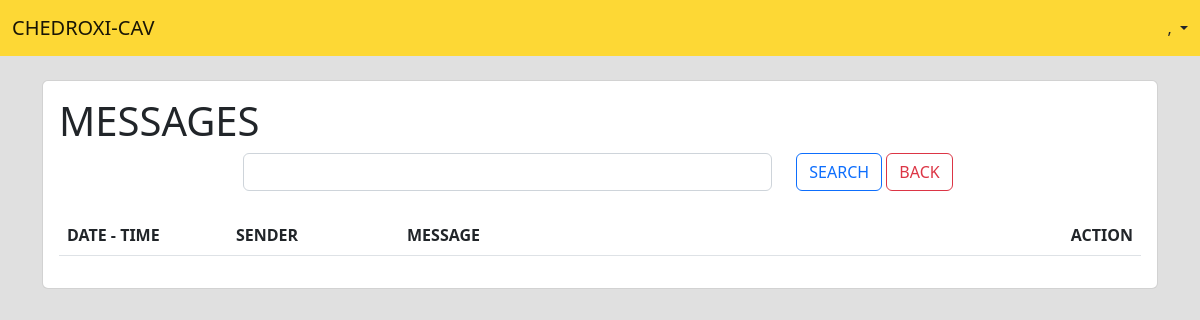
The app's page /pages/admin/pages/viewMessages.php, older data.
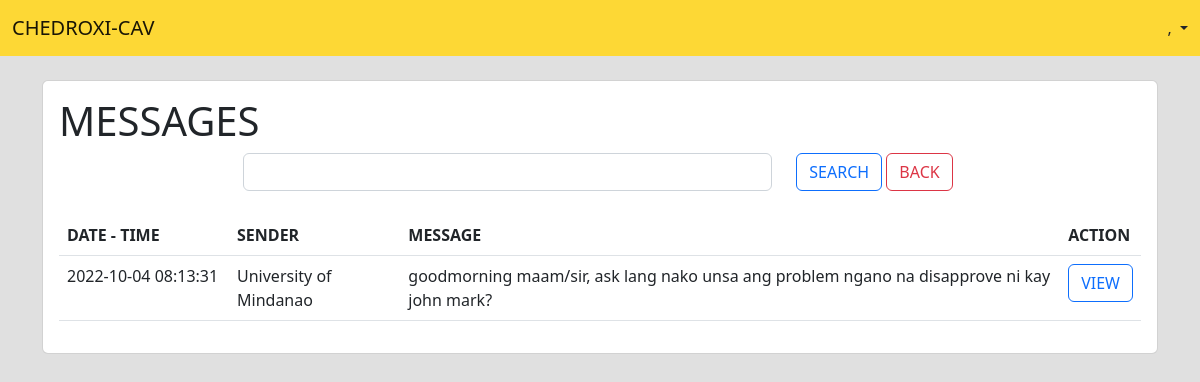
The same page, newer data.
### tables this page shows
CREATE TABLE `tbl_messages` (
  `id` int(11) NOT NULL,
  `schoolid` int(11) NOT NULL,
  `message` varchar(500) NOT NULL,
  `date` timestamp NOT NULL DEFAULT current_timestamp() ON UPDATE current_timestamp(),
  `active` int(1) NOT NULL
);

CREATE TABLE `tbl_schools` (
  `schoolID` int(11) NOT NULL,
  `schoolDesc` varchar(50) NOT NULL,
  `schoolCity` varchar(30) NOT NULL,
  `active` varchar(3) NOT NULL
);

### pages/admin/pages/viewMessages.php (the view, shortened to what this page needs)
<?php
include "../../../modules/dbconnection.php";
$UID = $_SESSION['UID'];
$sql = "select * from tbl_users a inner join tbl_roles b where a.roleid=b.roleid and userID='$UID' limit 1";
$result = mysqli_query($connection,$sql);
$fetch=mysqli_fetch_assoc($result);
$user = $fetch['lastname'] . ', ' . $fetch['firstname'];
$search = $_GET['search'];
$sql1 = "select a.id,a.schoolid,schooldesc,message,date,a.active from tbl_messages a inner join tbl_schools b where a.schoolid=b.schoolid and (message like '%$search%' or schooldesc like '%$search%' or date like '%$search%') order by a.id desc";
$result1 = mysqli_query($connection, $sql1);
?>
<!doctype html>
<html>
    <head>
        <link href="https://cdn.jsdelivr.net/npm/bootstrap@5.2.1/dist/css/bootstrap.min.css" rel="stylesheet">
    </head>
    <body class="body-bg">
        <nav class="navbar fixed-top" style="background-color: #FDD835;">
            <div class="container-fluid">
                <a class="navbar-brand">CHEDROXI-CAV</a>
                <li class="nav-item dropdown d-flex">
                    <a class="nav-link dropdown-toggle" href="#" role="button" data-bs-toggle="dropdown" aria-expanded="false"><?= $user ?></a>
                </li>
            </div>
        </nav>
        <div class="container">
            <div class="card">
                <div class="card-body">
                    <h1>MESSAGES</h1>
                    <form method="post" action="../../../modules/admin-viewmessages-route.php">
                        <div class="row">
                            <div class="col-2">
                            </div>
                            <div class="col-6">
                                <input type="text" class="form-control" name="search">
                            </div>
                            <div class="col-2">
                                <input type="submit" class="btn btn-outline-primary" value="SEARCH">
                                <a href="../index.php" class="btn btn-outline-danger">BACK</a>
                            </div>
                        </div>
                    </form>
                    <br>
                    <table class="table table-hover">
                        <thead>
                            <tr>
                                <th class="col-2">DATE - TIME</th>
                                <th class="col-2">SENDER</th>
                                <th class="col-10">MESSAGE</th>
                                <th class="col-1">ACTION</th>
                            </tr>
                        </thead>
                        <tbody>
                            <?php while($fetch1 = mysqli_fetch_assoc($result1)) { ?>
                                <tr <?php if ($fetch1['active'] == 1) {echo "style='background-color:#E0E0E0E0;font-style:italic;'";}?>>
                                    <td><?=$fetch1['date']?></td>
                                    <td><?=$fetch1['schooldesc']?></td>
                                    <td><?=$fetch1['message']?></td>
                                    <td><a href="viewMessageDetail.php?id=<?=$fetch1['id']?>" class="btn btn-outline-primary">VIEW</a></td>
                                </tr>
                            <?php }?>
                        </tbody>
                    </table>
                </div>
            </div>
        </div>
    </body>
</html>

Row changes from the older to the newer data that the page shows:
added tbl_messages: date "2022-10-04 08:13:31", schoolid.schoolDesc "University of Mindanao", message "goodmorning maam/sir, ask lang nako unsa ang problem ngano na disapprove ni kay john mark?"
